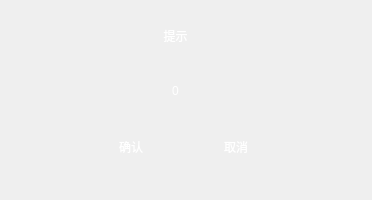
<?xml version="1.0" encoding="UTF-8"?>
<ui version="4.0">
 <class>QMbox</class>
 <widget class="QWidget" name="QMbox">
  <property name="geometry">
   <rect>
    <x>0</x>
    <y>0</y>
    <width>372</width>
    <height>200</height>
   </rect>
  </property>
  <property name="windowTitle">
   <string>QMbox</string>
  </property>
  <widget class="QWidget" name="widget" native="true">
   <property name="geometry">
    <rect>
     <x>0</x>
     <y>0</y>
     <width>361</width>
     <height>191</height>
    </rect>
   </property>
   <property name="styleSheet">
    <string notr="true">background-image: url(:/eventq/png/弹窗提示/弹窗-底.png);</string>
   </property>
   <widget class="QLabel" name="label_content">
    <property name="geometry">
     <rect>
      <x>20</x>
      <y>60</y>
      <width>311</width>
      <height>61</height>
     </rect>
    </property>
    <property name="styleSheet">
     <string notr="true">background-image: url(:/eventq/png/全透明.png);color: rgb(255, 255, 255);</string>
    </property>
    <property name="text">
     <string>0</string>
    </property>
    <property name="textFormat">
     <enum>Qt::AutoText</enum>
    </property>
    <property name="alignment">
     <set>Qt::AlignCenter</set>
    </property>
   </widget>
   <widget class="QLabel" name="label">
    <property name="geometry">
     <rect>
      <x>110</x>
      <y>20</y>
      <width>131</width>
      <height>31</height>
     </rect>
    </property>
    <property name="styleSheet">
     <string notr="true">font: 18pt &quot;微软雅黑&quot;;
color: rgb(255, 255, 255);
background-image: url(:/eventq/png/全透明.png);</string>
    </property>
    <property name="text">
     <string>提示</string>
    </property>
    <property name="alignment">
     <set>Qt::AlignCenter</set>
    </property>
   </widget>
   <widget class="QWidget" name="widget_2" native="true">
    <property name="geometry">
     <rect>
      <x>70</x>
      <y>120</y>
      <width>226</width>
      <height>52</height>
     </rect>
    </property>
    <property name="styleSheet">
     <string notr="true">background-image: url(:/eventq/png/全透明.png);</string>
    </property>
    <layout class="QGridLayout" name="gridLayout">
     <item row="0" column="0">
      <layout class="QHBoxLayout" name="horizontalLayout">
       <item>
        <widget class="QPushButton" name="pushButton_OK">
         <property name="minimumSize">
          <size>
           <width>100</width>
           <height>32</height>
          </size>
         </property>
         <property name="maximumSize">
          <size>
           <width>100</width>
           <height>32</height>
          </size>
         </property>
         <property name="styleSheet">
          <string notr="true">background-image: url(:/eventq/png/弹窗提示/弹窗-按钮1.png);
color: rgb(255, 255, 255);</string>
         </property>
         <property name="text">
          <string>确认</string>
         </property>
         <property name="checkable">
          <bool>false</bool>
         </property>
         <property name="autoRepeat">
          <bool>false</bool>
         </property>
         <property name="flat">
          <bool>true</bool>
         </property>
        </widget>
       </item>
       <item>
        <widget class="QPushButton" name="pushButton_NO">
         <property name="minimumSize">
          <size>
           <width>100</width>
           <height>32</height>
          </size>
         </property>
         <property name="maximumSize">
          <size>
           <width>100</width>
           <height>32</height>
          </size>
         </property>
         <property name="styleSheet">
          <string notr="true">color: rgb(255, 255, 255);
background-image: url(:/eventq/png/弹窗提示/弹窗-按钮2.png);</string>
         </property>
         <property name="text">
          <string>取消</string>
         </property>
         <property name="flat">
          <bool>true</bool>
         </property>
        </widget>
       </item>
      </layout>
     </item>
    </layout>
   </widget>
  </widget>
 </widget>
 <layoutdefault spacing="6" margin="11"/>
 <resources>
  <include location="eventplclent.qrc"/>
 </resources>
 <connections>
  <connection>
   <sender>pushButton_NO</sender>
   <signal>clicked()</signal>
   <receiver>QMbox</receiver>
   <slot>slots_NO()</slot>
   <hints>
    <hint type="sourcelabel">
     <x>267</x>
     <y>211</y>
    </hint>
    <hint type="destinationlabel">
     <x>199</x>
     <y>149</y>
    </hint>
   </hints>
  </connection>
  <connection>
   <sender>pushButton_OK</sender>
   <signal>clicked()</signal>
   <receiver>QMbox</receiver>
   <slot>slots_OK()</slot>
   <hints>
    <hint type="sourcelabel">
     <x>97</x>
     <y>211</y>
    </hint>
    <hint type="destinationlabel">
     <x>199</x>
     <y>149</y>
    </hint>
   </hints>
  </connection>
 </connections>
 <slots>
  <slot>slots_OK()</slot>
  <slot>slots_NO()</slot>
 </slots>
</ui>
